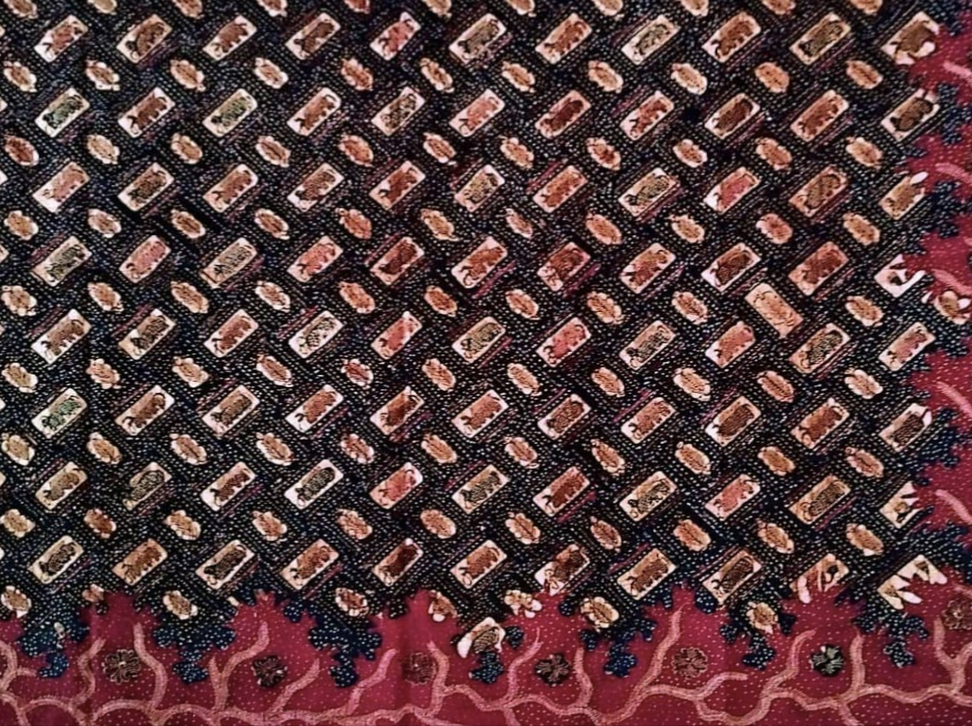
#> input picture Analisis Sampel/Sampel 1/sampel-1.png, 972 x 726 px, shrunk from 1140 x 852 before the run; its folder holds only this picture in this run
$ python -i utils.py   (imports and definitions only)
#> lines starting #> are read from the running program, lines starting #| are printed output that depends on the picture; after the words box and inside, x2 and y2 are one past the last pixel; in counts of white or black regions, pixels touching at a corner belong together
import cv2
import matplotlib.pyplot as plt
import numpy as np
import math
import skimage as ski
import scipy
import skan
import networkx as nx

# memastikan gambar biner (hitam dan putih)
def binarize(image:np.ndarray, limit:int=127) -> np.ndarray:
    gray_image = cv2.cvtColor(image, cv2.COLOR_BGR2GRAY) if image.ndim > 2 else image
    _, binarized = cv2.threshold(gray_image, limit, 255, cv2.THRESH_BINARY)
    return binarized

# menyimpulkan data statistik
# [45 lines left out: functions summarizeData, getNeighborCenterDistance, getNeighborOrientationDistance, not called in this run]

def extractContours(binary:np.ndarray) -> list:
    contours, _ = cv2.findContours(binary, cv2.RETR_EXTERNAL, cv2.CHAIN_APPROX_NONE)
    return list(contours)

# [63 lines left out: functions interpolateCoordinates, interpolateContours, standardizeContours, alignContour, distancesByShifting, not called in this run]

def procrustesDistance(contour1:np.ndarray, contour2:np.ndarray) -> float:
    return np.sqrt(np.sum((contour1 - contour2) ** 2))

# [116 lines left out: functions procrustesDistances, rotateSVD, processGPA, testRotationalSymmetry, testReflectionalSymmetry, testParallel and 4 more, not called in this run]

def contourNorms(contours_interpolated:np.ndarray) -> float:
    return np.linalg.norm(contours_interpolated, axis=(1,2))

# [108 lines left out: functions drawStandardizedContour, drawStandardizedCoordinates, drawRotationalSymmetryAxis, drawReflectionalSymmetryAxis, skeletonize, not called in this run]

def imageFromSkan(skeleton_skan):
    return np.array((skeleton_skan.path_label_image() > 0) * 255).astype(np.uint8)

def smoothBinary(binary_image:np.ndarray, kernel_size:int=3) -> np.ndarray:
    binary_image = binary_image.astype(float)
    blurred = cv2.GaussianBlur(binary_image, (kernel_size, kernel_size), 0) if kernel_size > 0 else binary_image
    thresholded = binarize(blurred)
    return thresholded

# memetakan ketebalan skeleton
# [85 lines left out: functions mapThickness, findLocalBranchOrientation, findLocalBranchCurvature, not called in this run]

# def divideBranches(branch_binary, skeleton_skan, intersection_size:2):
#     skeleton_binary = np.zeros(branch_binary.shape, np.uint16)


def giveZeroCurvature(branch_coordinates:np.ndarray):
    return np.zeros(len(branch_coordinates))

# [151 lines left out: functions mapBranchOrientation, mapBranchCurvature, pruneSkeleton, getAreaOccupancy, showLabeledMap, not called in this run]

>>> import cv2
>>> picture = cv2.imread('sampel-1.png', cv2.IMREAD_GRAYSCALE)
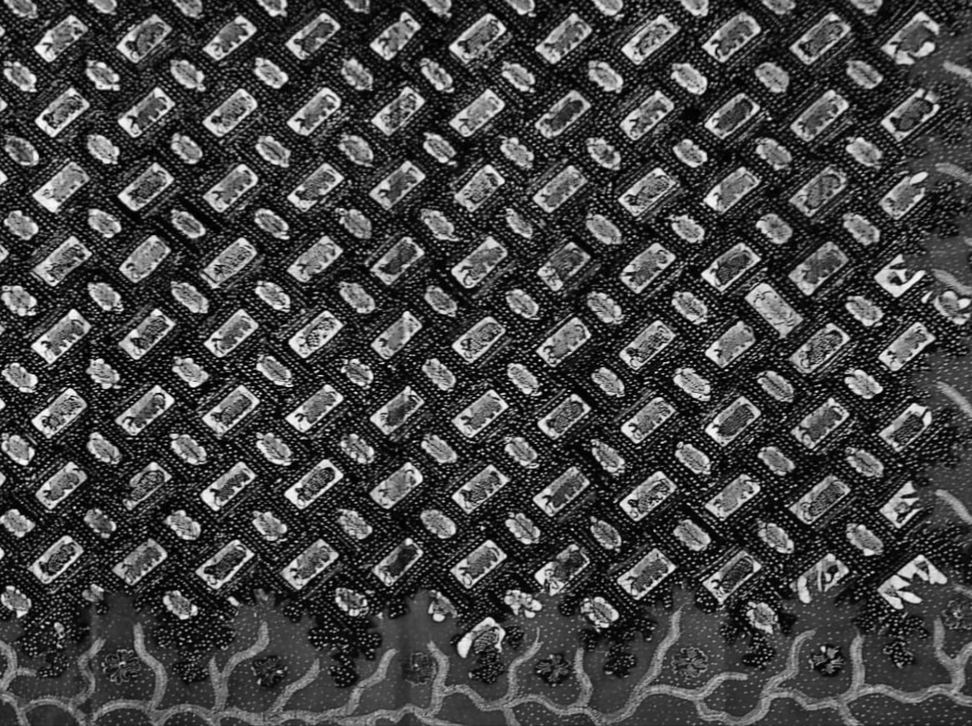
#> picture: shape (726, 972); min 0, max 253, mean 69.4
>>> result = smoothBinary(picture)
#> in binarize, `_, binarized = cv2.threshold(gray_image, limit, 255, cv2.THRESH_BINARY)`:
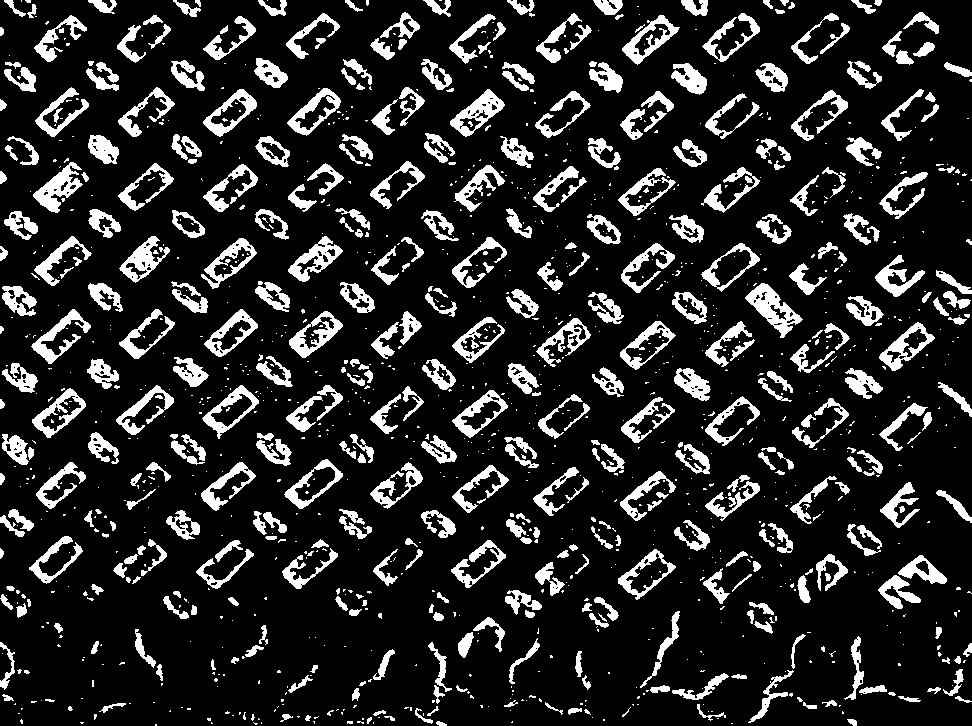
#> binarized: shape (726, 972) float64; 15.7% white; 1342 white regions (921 under 20 px), largest, box (x1, y1, x2, y2) and area: (745, 283, 803, 338) 1200, (33, 162, 83, 213) 1037, (450, 89, 505, 137) 985
